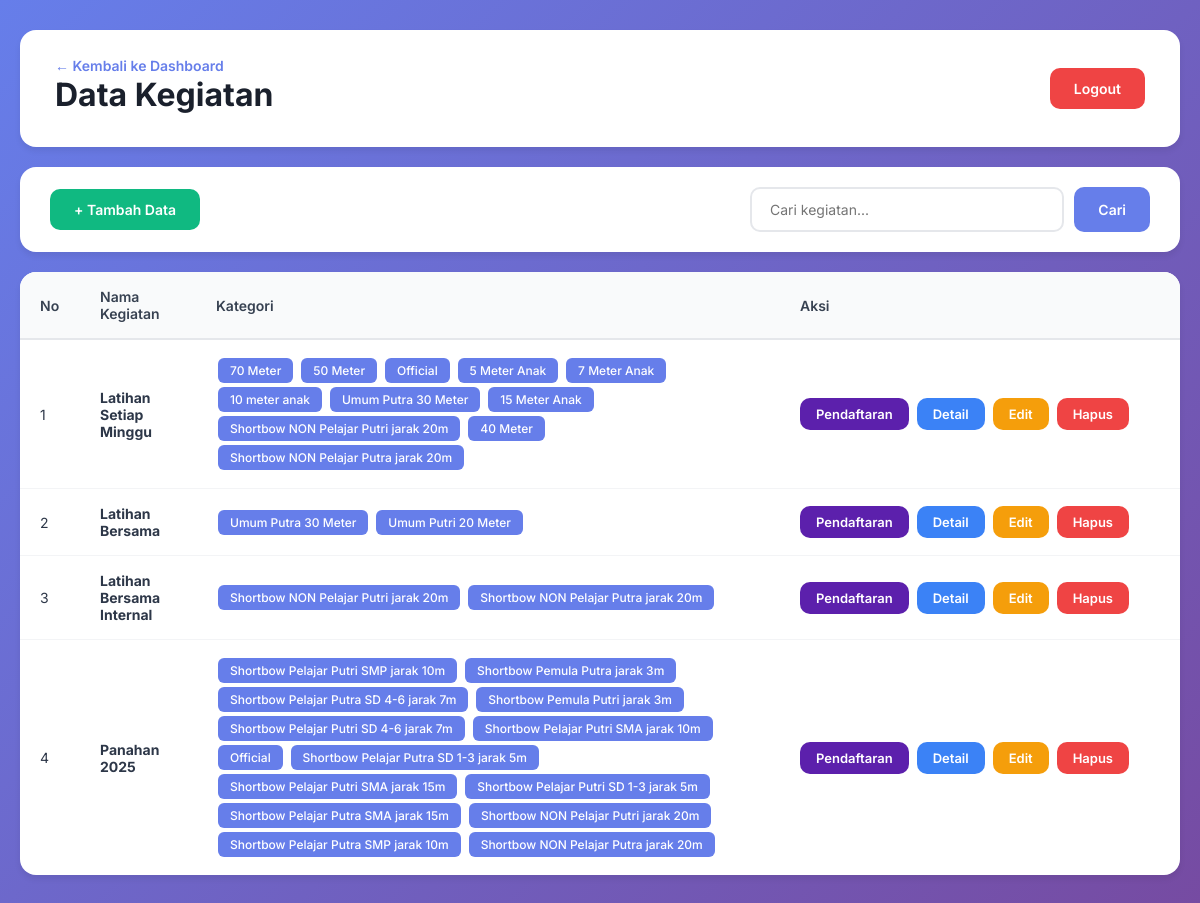
Page /views/kegiatan.view.php (signed in) on the committed database.
### tables this page shows
CREATE TABLE `kegiatan` (
  `id` int(11) NOT NULL,
  `nama_kegiatan` varchar(255) NOT NULL
);

### views/kegiatan.view.php (the view, shortened to what this page needs)
<?php
include '../config/panggil.php';
$query = "
    SELECT
        k.id,
        k.nama_kegiatan AS kegiatan_nama,
        GROUP_CONCAT(kk.category_id) AS category_ids,
        GROUP_CONCAT(c.name SEPARATOR '|') AS category_names
    FROM kegiatan k
    LEFT JOIN kegiatan_kategori kk ON k.id = kk.kegiatan_id
    LEFT JOIN categories c ON kk.category_id = c.id
    GROUP BY k.id, k.nama_kegiatan
    ORDER BY k.id DESC
";
$result = $conn->query($query);
$kegiatanData = [];
while ($row = $result->fetch_assoc()) {
    $categoryIds = $row['category_ids'] ? explode(',', $row['category_ids']) : [];
    $categoryNames = $row['category_names'] ? explode('|', $row['category_names']) : [];
    $kegiatanData[] = [
        'id' => $row['id'],
        'nama' => $row['kegiatan_nama'],
        'category_ids' => array_map('intval', $categoryIds),
        'category_names' => $categoryNames
    ];
}
?>
<!DOCTYPE html>
<html lang="id">
<head>
</head>
<body>
    <div class="container">
         <div class="page-header">
            <div style="display: flex; justify-content: space-between; align-items: center; flex-wrap: wrap; gap: 10px;">
                <div>
                    <a href="dashboard.php" class="back-link">← Kembali ke Dashboard</a>
                    <h1>Data Kegiatan</h1>
                </div>
                <a href="../actions/logout.php" class="btn btn-danger" style="text-decoration: none;">Logout</a>
            </div>
        </div>
        <div class="controls-section">
            <button class="btn btn-success" onclick="openModal()">
                + Tambah Data
            </button>
            <div class="search-box">
                <input type="text" id="searchInput" placeholder="Cari kegiatan..." onkeyup="searchData()">
                <button class="btn btn-primary" onclick="searchData()">Cari</button>
            </div>
        </div>
        <div class="table-container">
            <table>
                <thead>
                    <tr>
                        <th style="width: 60px;">No</th>
                        <th>Nama Kegiatan</th>
                        <th>Kategori</th>
                        <th style="width: 400px;">Aksi</th>
                    </tr>
                </thead>
                <tbody id="tableBody">
                    <?php if (empty($kegiatanData)): ?>
                        <tr>
                            <td colspan="4" class="no-data">Tidak ada data kegiatan</td>
                        </tr>
                    <?php else: ?>
                        <?php foreach ($kegiatanData as $index => $item): ?>
                            <tr>
                                <td><?= $index + 1 ?></td>
                                <td><strong><?= htmlspecialchars($item['nama']) ?></strong></td>
                                <td>
                                    <?php if (empty($item['category_names'])): ?>
                                        <span class="text-muted">Belum ada kategori</span>
                                    <?php else: ?>
                                        <?php foreach ($item['category_names'] as $categoryName): ?>
                                            <span class="category-badge"><?= htmlspecialchars($categoryName) ?></span>
                                        <?php endforeach; ?>
                                    <?php endif; ?>
                                </td>
                                <td>
                                    <div class="actions">
                                        <a href="pendaftaran.php?id=<?php echo $item['id']?>" class="btn btn-iya">Pendaftaran</a>
                                        <a href="detail.php?id=<?php echo $item['id']?>" class="btn btn-info">Detail</a>
                                        <button class="btn btn-warning" onclick="editData(<?= $item['id'] ?>)">Edit</button>
                                        <button class="btn btn-danger" onclick="deleteData(<?= $item['id'] ?>)">Hapus</button>
                                    </div>
                                </td>
                            </tr>
                        <?php endforeach; ?>
                    <?php endif; ?>
                </tbody>
            </table>
        </div>
    </div>
</body>
</html>

### views/kegiatan.view.php (style rules this page uses)
* { margin: 0; padding: 0; box-sizing: border-box; }
body { font-family: 'Inter', sans-serif; background: linear-gradient(135deg, #667eea 0%, #764ba2 100%); min-height: 100vh; padding: 30px 20px; color: #2d3748; }
.container { max-width: 1400px; margin: 0 auto; }
.page-header { background: white; padding: 25px 35px; border-radius: 16px; box-shadow: 0 4px 6px rgba(0, 0, 0, 0.07); margin-bottom: 20px; }
h1 { color: #1a202c; font-size: 32px; font-weight: 700; margin-bottom: 8px; }
.back-link { display: inline-flex; align-items: center; gap: 6px; color: #667eea; text-decoration: none; font-weight: 600; font-size: 14px; transition: all 0.2s ease; }
.controls-section { background: white; padding: 20px 30px; border-radius: 16px; box-shadow: 0 4px 6px rgba(0, 0, 0, 0.07); margin-bottom: 20px; display: flex; justify-content: space-between; align-items: center; gap: 20px; flex-wrap: wrap; }
.btn { padding: 12px 24px; border: none; border-radius: 10px; cursor: pointer; text-decoration: none; display: inline-flex; align-items: center; justify-content: center; gap: 8px; font-size: 14px; font-weight: 600; transition: all 0.2s ease; font-family: 'Inter', sans-serif; }
.btn-success { background: #10b981; color: white; }
.btn-primary { background: #667eea; color: white; }
.btn-info { background: #3b82f6; color: white; }
.btn-iya { background: #5c20acff; color: white; }
.btn-warning { background: #f59e0b; color: white; }
.btn-danger { background: #ef4444; color: white; }
.search-box { display: flex; gap: 10px; flex: 1; max-width: 400px; }
.search-box input { flex: 1; padding: 12px 18px; border: 2px solid #e5e7eb; border-radius: 10px; font-size: 14px; font-family: 'Inter', sans-serif; transition: all 0.2s ease; }
.table-container { background: white; border-radius: 16px; box-shadow: 0 4px 6px rgba(0, 0, 0, 0.07); overflow: hidden; }
table { width: 100%; border-collapse: collapse; }
th, td { padding: 16px 20px; text-align: left; font-size: 14px; }
th { background: #f9fafb; color: #374151; font-weight: 600; border-bottom: 2px solid #e5e7eb; }
tbody tr { border-bottom: 1px solid #f3f4f6; transition: all 0.2s ease; }
tbody tr:last-child { border-bottom: none; }
.actions { display: flex; gap: 8px; flex-wrap: wrap; }
.actions .btn { padding: 8px 16px; font-size: 13px; }
.category-badge { display: inline-block; background: #667eea; color: white; padding: 5px 12px; border-radius: 6px; font-size: 12px; font-weight: 500; margin: 2px; }

### rows in the picture
kegiatan: nama_kegiatan "Latihan Setiap Minggu", categoryName "70 Meter", categoryName "50 Meter", categoryName "Official", categoryName "5 Meter Anak", categoryName "7 Meter Anak", categoryName "10 meter anak", categoryName "Umum Putra 30 Meter", categoryName "15 Meter Anak", categoryName "Shortbow NON Pelajar Putri jarak 20m", categoryName "40 Meter", categoryName "Shortbow NON Pelajar Putra jarak 20m"
kegiatan: nama_kegiatan "Latihan Bersama", categoryName "Umum Putra 30 Meter", categoryName "Umum Putri 20 Meter"
kegiatan: nama_kegiatan "Latihan Bersama Internal", categoryName "Shortbow NON Pelajar Putri jarak 20m", categoryName "Shortbow NON Pelajar Putra jarak 20m"
kegiatan: nama_kegiatan "Panahan 2025", categoryName "Shortbow Pelajar Putri SMP jarak 10m", categoryName "Shortbow Pemula Putra jarak 3m", categoryName "Shortbow Pelajar Putra SD 4-6 jarak 7m", categoryName "Shortbow Pemula Putri jarak 3m", categoryName "Shortbow Pelajar Putri SD 4-6 jarak 7m", categoryName "Shortbow Pelajar Putri SMA jarak 10m", categoryName "Official", categoryName "Shortbow Pelajar Putra SD 1-3 jarak 5m", categoryName "Shortbow Pelajar Putri SMA jarak 15m", categoryName "Shortbow Pelajar Putri SD 1-3 jarak 5m", categoryName "Shortbow Pelajar Putra SMA jarak 15m", categoryName "Shortbow NON Pelajar Putri jarak 20m", categoryName "Shortbow Pelajar Putra SMP jarak 10m", categoryName "Shortbow NON Pelajar Putra jarak 20m"
